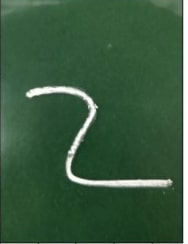
#> input picture image/1.jpg, 188 x 244 px
$ python -i LabLib.py   (imports and definitions only)
#> lines starting #> are read from the running program, lines starting #| are printed output that depends on the picture; after the words box and inside, x2 and y2 are one past the last pixel; in counts of white or black regions, pixels touching at a corner belong together
import matplotlib.pyplot as plt
import cv2
import matplotlib.image as mpimg
import numpy as np

class Lab:
    def __init__(self):
        pass

    def __call__(self, **args):
        methods = [getattr(self, method) for method in dir(self) if
                   callable(getattr(self, method)) and not method.startswith('_')]
        for method in methods:
            print(method.__name__)
            method()


    @staticmethod
    def _isValidateNumber(value: str, length:int = None) -> bool:
        if length == None:
            return value.isdigit()
        else:
            return value.isdigit() and len(value) == length


    _units = {0: "", 1: "один", 2: "два", 3: "три", 4: "чотири",
             5: "п'ять", 6: "шість", 7: "сім", 8: "вісім", 9: "дев'ять"}

    _teens = {0: "десять", 1: "одинадцять", 2: "дванадцять", 3: "тринадцять",
             4: "чотирнадцять", 5: "п'ятнадцять", 6: "шістнадцять",
             7: "сімнадцять", 8: "вісімнадцять", 9: "дев'ятнадцять"}

    _tens = {0: "", 1: "десять", 2: "двадцять", 3: "тридцять",
            4: "сорок", 5: "п'ятдесят", 6: "шістдесят",
            7: "сімдесят", 8: "вісімдесят", 9: "дев’яносто"}

    _hundreds = {0: "", 1: "сто", 2: "двісті", 3: "триста",
                4: "чотириста", 5: "п'ятсот", 6: "шістсот",
                7: "сімсот", 8: "вісімсот", 9: "дев'ятсот"}

class ModelLab5():
    def forecast(self, path_to_image = None):
        try:
            print(path_to_image)
            y_pred = self.network.predict(self.user_image(path_to_image=path_to_image))
        except FileNotFoundError:
            print('File not found, default is used')
            y_pred = self.network.predict(self.train_images)
        pred_result = np.argmax(y_pred[0], axis=0)
        print('result ', pred_result)


    def user_image(self, path_to_image: str):
#> called with path_to_image = '../image/1.jpg'
        if path_to_image is None:
            return self.train_images
        img = mpimg.imread(path_to_image)
#> img is the input picture: shape (244, 188, 3); mean R, G, B 57.8, 90.1, 63.3
        gray_img = cv2.cvtColor(img, cv2.COLOR_BGR2GRAY)
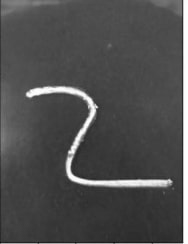
#> gray_img: shape (244, 188); min 11, max 254, mean 78.6
        resized_img = cv2.resize(gray_img, (28, 28)).astype('uint8')
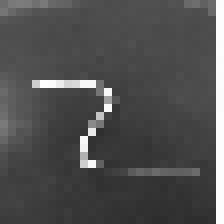
#> resized_img: shape (28, 28) (shown 8 times larger); min 45, max 253, mean 79.5
        _, binary_img = cv2.threshold(resized_img, 128, 255, cv2.THRESH_BINARY)
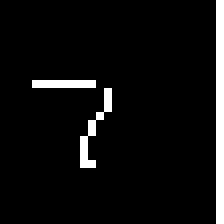
#> binary_img: shape (28, 28) (shown 8 times larger); 6% white in thin lines or dots, all inside (x1, y1, x2, y2) = (4, 0, 28, 28)
        # black_white_img = cv2.adaptiveThreshold(resized_img, 255, cv2.ADAPTIVE_THRESH_GAUSSIAN_C,
        #                                         cv2.THRESH_BINARY, 11, 2)
        inverted_img = cv2.bitwise_not(binary_img)

        plt.imshow(inverted_img, cmap='gray')
        plt.show()

        images = inverted_img.reshape((1, 28 * 28)).astype('float64') / 255

        return images

    def show_info(self):
        plt.plot(self.history.history['accuracy'], label='accuracy')
        plt.plot(self.history.history['val_accuracy'], label='val_accuracy')
        plt.title('Model accuracy')
        plt.ylabel('Accuracy')
        plt.xlabel('Epoch')
        plt.legend(loc='upper left')
        plt.show()

        test_loss, test_acc = self.network.evaluate(self.test_images, self.test_labels)
        print('test_loss:', test_loss, 'test_acc:', test_acc)


>>> result = ModelLab5().user_image('../image/1.jpg')

$ run again, on image/2.jpg
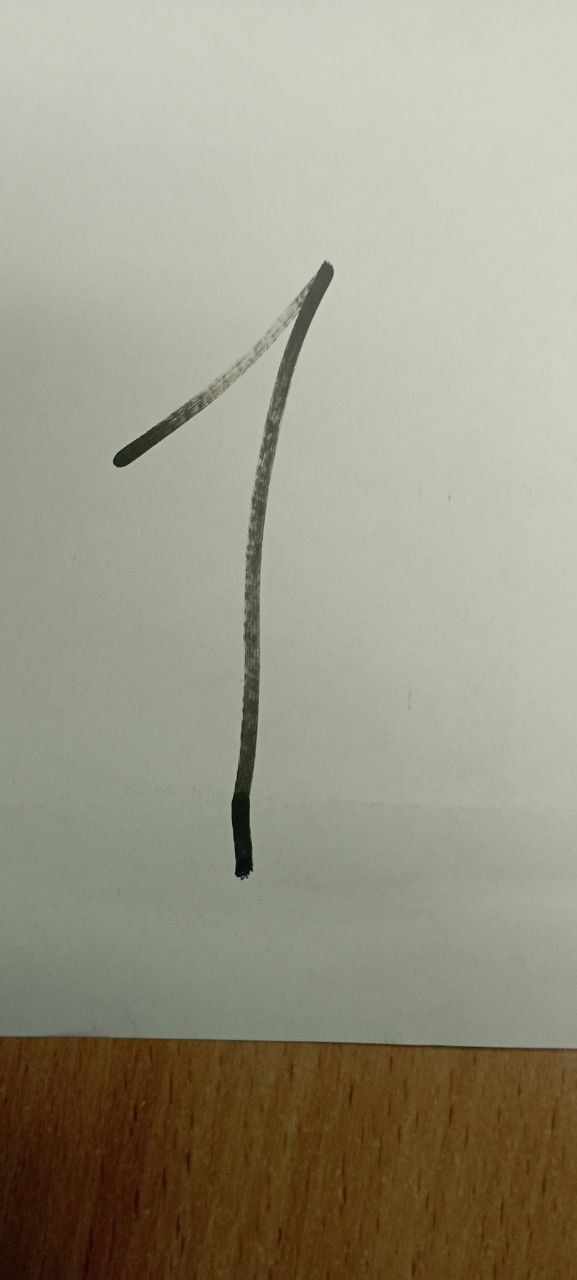
#> input picture image/2.jpg, 577 x 1280 px
#> in user_image, img is the input picture: shape (1280, 577, 3); mean R, G, B 154.9, 152, 133.9
#> in user_image, `gray_img = cv2.cvtColor(img, cv2.COLOR_BGR2GRAY)`:
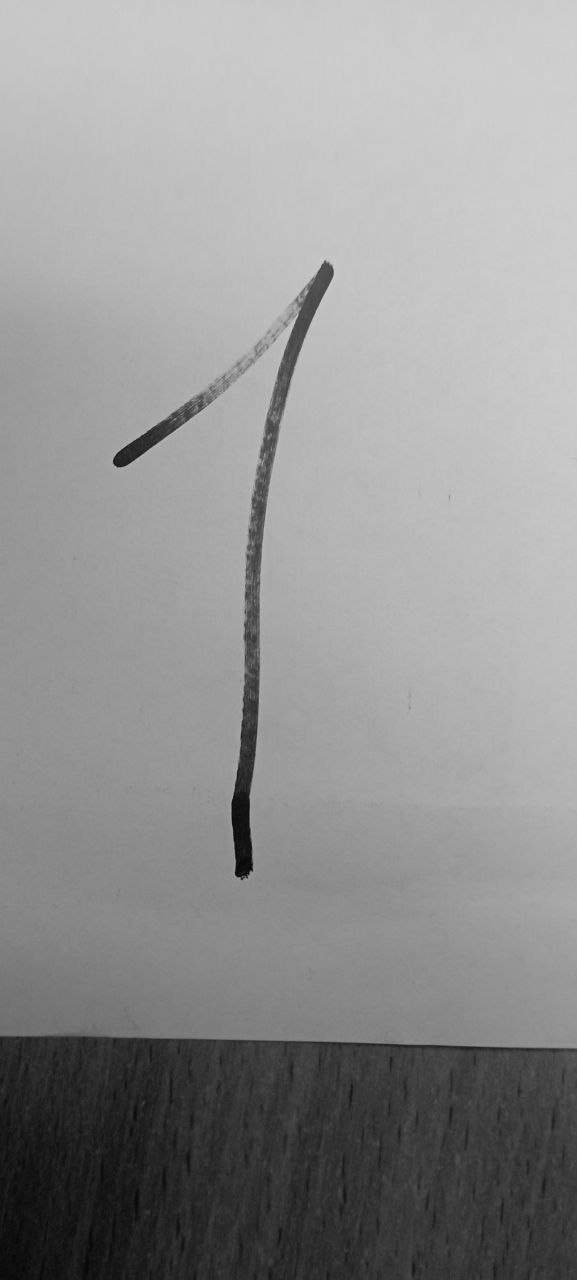
#> gray_img: shape (1280, 577); min 1, max 217, mean 146.9
#> in user_image, `_, binary_img = cv2.threshold(resized_img, 128, 255, cv2.THRESH_BINARY)`:
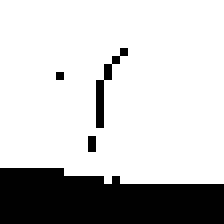
#> binary_img: shape (28, 28) (shown 8 times larger); 77.7% white; 4 black regions (3 under 20 px), largest, box (x1, y1, x2, y2) and area: (0, 21, 28, 28) 162
